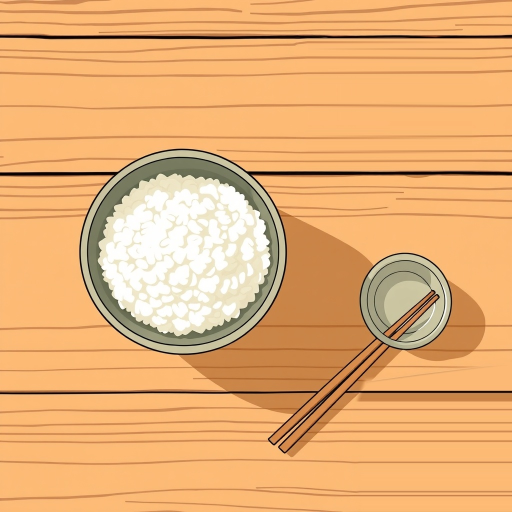
#> input picture scratch/production-smoke/video001/assets/shot-08-vb2.jpg, 1024 x 1024 px, found by its file name (shown at 1/2 size)
$ python check_rice_top.py
#> lines starting #> are read from the running program, lines starting #| are printed output that depends on the picture; after the words box and inside, x2 and y2 are one past the last pixel; in counts of white or black regions, pixels touching at a corner belong together
from PIL import Image
import numpy as np

img = Image.open("scratch/production-smoke/video001/assets/shot-08-vb2.jpg")
#> img is the input picture: PIL image 1024x1024 RGB; mean R, G, B 231.1, 175, 116.9
arr = np.array(img)

# Filter out the divider lines y=71..80 and y=340..350
# Let's inspect y from 85 to 335
rice_mask = (arr[85:335, :600, 0] < 120) & (arr[85:335, :600, 1] < 120) & (arr[85:335, :600, 2] < 120)
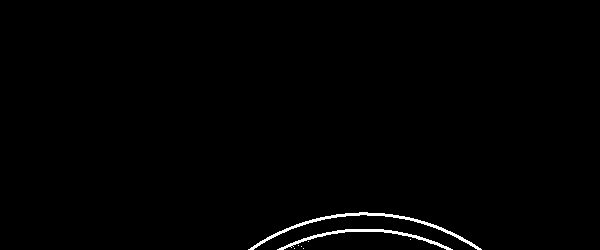
#> rice_mask: shape (250, 600) bool; 0.86% white; 8 white regions (6 under 20 px), largest, box (x1, y1, x2, y2) and area: (248, 212, 482, 250) 751, (277, 229, 453, 250) 537
rice_y, rice_x = np.where(rice_mask)
#> rice_y = 1294 values from 212 to 249; rice_x = 1294 values, max 481 at index 1293, min 248 at index 1269, mean 365
print("Rice bowl in Plank 1: min y=", np.min(rice_y) + 85, "x from", np.min(rice_x), "to", np.max(rice_x))
#| Rice bowl in Plank 1: min y= 297 x from 248 to 481

$ run again, with scratch/production-smoke/video001/assets/shot-09-vb2.jpg copied over scratch/production-smoke/video001/assets/shot-08-vb2.jpg
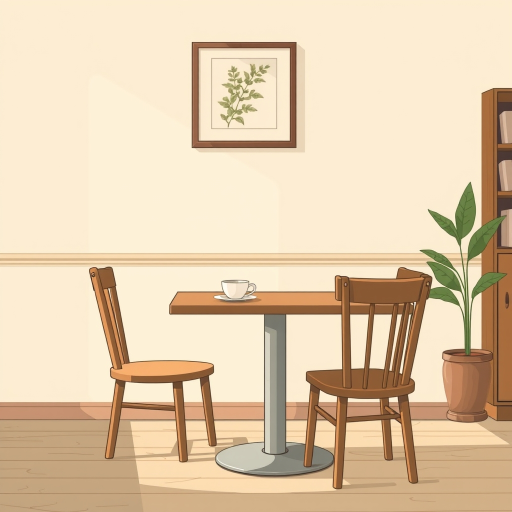
#> input picture scratch/production-smoke/video001/assets/shot-09-vb2.jpg, 1024 x 1024 px, found by its file name (shown at 1/2 size)
#> img is the input picture: PIL image 1024x1024 RGB; mean R, G, B 226, 203.2, 172.5
#> `rice_mask = (arr[85:335, :600, 0] < 120) & (arr[85:335, :600, 1] < 120..`:
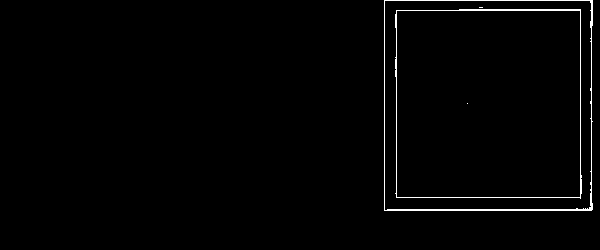
#> rice_mask: shape (250, 600) bool; 1.4% white in thin lines or dots, all inside (x1, y1, x2, y2) = (384, 0, 593, 211)
#> rice_y = 2040 values from 0 to 210; rice_x = 2040 values, max 592 at index 208, min 384 at index 0, mean 493.1
#| Rice bowl in Plank 1: min y= 85 x from 384 to 592
